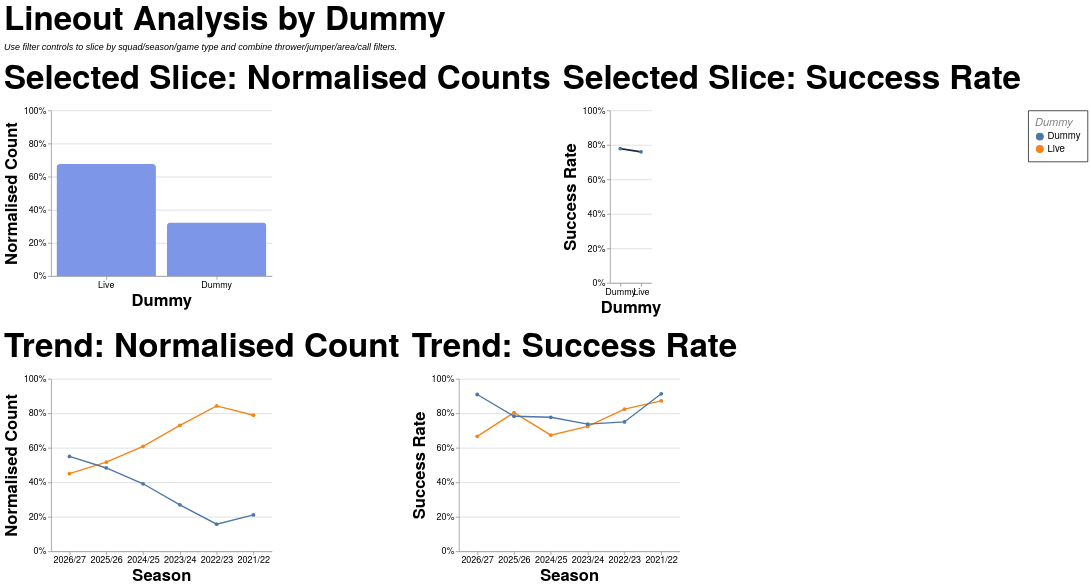

The Vega-Lite source for this figure:
### Vega-Lite specification from a JSON file in a GitHub repository (floating-point values rounded to 4 significant figures; data arrays with more than 128 entries replaced by an {"elided": "..."} marker saying what was removed)
{"config": {"axis": {"labelFont": "PT Sans Narrow, Helvetica Neue, Helvetica, Arial, sans-serif", "titleFont": "PT Sans Narrow, Helvetica Neue, Helvetica, Arial, sans-serif", "labelFontSize": 13, "titleFontSize": 24, "gridColor": "#202947", "gridOpacity": 0.2, "zindex": 1}, "text": {"font": "Lato, sans-serif"}, "bar": {"cornerRadiusEnd": 5}, "header": {"labelFont": "PT Sans Narrow, Helvetica Neue, Helvetica, Arial, sans-serif", "titleFont": "PT Sans Narrow, Helvetica Neue, Helvetica, Arial, sans-serif", "labelFontSize": 24, "titleFontSize": 28, "labelFontWeight": "bold", "orient": "left"}, "legend": {"labelFont": "PT Sans Narrow, Helvetica Neue, Helvetica, Arial, sans-serif", "titleFont": "PT Sans Narrow, Helvetica Neue, Helvetica, Arial, sans-serif", "labelFontSize": 14, "titleFontSize": 16, "titlePadding": 5, "fillColor": "white", "strokeColor": "black", "padding": 10, "titleFontWeight": "lighter", "titleFontStyle": "italic", "titleColor": "gray", "offset": 10}, "title": {"font": "PT Sans Narrow, Helvetica Neue, Helvetica, Arial, sans-serif", "fontSize": 48, "fontWeight": "bold", "anchor": "start", "align": "center", "titlePadding": 20, "subtitlePadding": 10, "subtitleFontSize": 13, "subtitleColor": "", "subtitleFontStyle": "italic", "offset": 15, "color": "black"}, "axisX": {"labelAngle": 0}, "facet": {"title": null, "header": null, "align": {"row": "each", "column": "each"}, "spacing": 10}, "resolve": {"scale": {"y": "independent", "facet": "independent"}}, "background": "transparent", "scale": {"offsetBandPaddingOuter": 0.2, "offsetBandPaddingInner": 0.1}, "view": {"stroke": null, "background": "transparent"}}, "vconcat": [{"hconcat": [{"mark": {"type": "bar", "color": "#7d96e8"}, "encoding": {"tooltip": [{"field": "dummy", "title": "Dummy", "type": "nominal"}, {"field": "attempts", "format": ",.0f", "title": "Lineouts", "type": "quantitative"}, {"field": "share", "format": ".1%", "title": "Normalised Count", "type": "quantitative"}], "x": {"field": "dummy", "sort": "-y", "title": "Dummy", "type": "nominal"}, "y": {"axis": {"format": "%"}, "field": "share", "scale": {"domain": [0, 1]}, "title": "Normalised Count", "type": "quantitative"}}, "height": 240, "title": "Selected Slice: Normalised Counts", "transform": [{"filter": "(loSquad == 'All' || datum.squad == loSquad) && (loGameType == 'All' || (loGameType == 'League + Cup' && (datum.game_type == 'League' || datum.game_type == 'Cup')) || (loGameType == 'League only' && datum.game_type == 'League') || datum.game_type == loGameType) && (loOpposition == 'All' || datum.opposition == loOpposition) && (loThrower == 'All' || datum.thrower == loThrower) && (loJumper == 'All' || datum.jumper == loJumper) && (loArea == 'All' || datum.area == loArea) && (loNumbers == 'All' || datum.numbers == loNumbers) && (loCall == 'All' || datum.call == loCall) && (loCallType == 'All' || datum.call_type == loCallType)"}, {"filter": "(loSeason == 'All' || datum.season == loSeason)"}, {"aggregate": [{"op": "count", "as": "attempts"}, {"op": "sum", "field": "won", "as": "won"}], "groupby": ["dummy"]}, {"joinaggregate": [{"op": "sum", "field": "attempts", "as": "total_attempts"}]}, {"calculate": "datum.attempts / datum.total_attempts", "as": "share"}, {"calculate": "datum.won / datum.attempts", "as": "success_rate"}], "width": 320}, {"mark": {"type": "line", "color": "#202946", "point": true, "strokeWidth": 2.5}, "encoding": {"tooltip": [{"field": "dummy", "title": "Dummy", "type": "nominal"}, {"field": "won", "format": ",.0f", "title": "Won", "type": "quantitative"}, {"field": "attempts", "format": ",.0f", "title": "Lineouts", "type": "quantitative"}, {"field": "success_rate", "format": ".1%", "title": "Success Rate", "type": "quantitative"}], "x": {"field": "dummy", "sort": "-y", "title": "Dummy", "type": "nominal"}, "y": {"axis": {"format": "%"}, "field": "success_rate", "scale": {"domain": [0, 1]}, "title": "Success Rate", "type": "quantitative"}}, "height": 250, "title": "Selected Slice: Success Rate", "transform": [{"filter": "(loSquad == 'All' || datum.squad == loSquad) && (loGameType == 'All' || (loGameType == 'League + Cup' && (datum.game_type == 'League' || datum.game_type == 'Cup')) || (loGameType == 'League only' && datum.game_type == 'League') || datum.game_type == loGameType) && (loOpposition == 'All' || datum.opposition == loOpposition) && (loThrower == 'All' || datum.thrower == loThrower) && (loJumper == 'All' || datum.jumper == loJumper) && (loArea == 'All' || datum.area == loArea) && (loNumbers == 'All' || datum.numbers == loNumbers) && (loCall == 'All' || datum.call == loCall) && (loCallType == 'All' || datum.call_type == loCallType)"}, {"filter": "(loSeason == 'All' || datum.season == loSeason)"}, {"aggregate": [{"op": "count", "as": "attempts"}, {"op": "sum", "field": "won", "as": "won"}], "groupby": ["dummy"]}, {"joinaggregate": [{"op": "sum", "field": "attempts", "as": "total_attempts"}]}, {"calculate": "datum.attempts / datum.total_attempts", "as": "share"}, {"calculate": "datum.won / datum.attempts", "as": "success_rate"}], "width": {"step": 30}}], "spacing": 16}, {"hconcat": [{"mark": {"type": "line", "point": true, "strokeWidth": 2}, "encoding": {"color": {"field": "dummy", "title": "Dummy", "type": "nominal"}, "tooltip": [{"field": "season", "title": "Season", "type": "nominal"}, {"field": "dummy", "title": "Dummy", "type": "nominal"}, {"field": "attempts", "format": ",.0f", "title": "Lineouts", "type": "quantitative"}, {"field": "norm_count", "format": ".1%", "title": "Normalised Count", "type": "quantitative"}], "x": {"field": "season", "sort": "-x", "title": "Season", "type": "nominal"}, "y": {"axis": {"format": "%"}, "field": "norm_count", "scale": {"domain": [0, 1]}, "title": "Normalised Count", "type": "quantitative"}}, "height": 250, "title": "Trend: Normalised Count", "transform": [{"filter": "(loSquad == 'All' || datum.squad == loSquad) && (loGameType == 'All' || (loGameType == 'League + Cup' && (datum.game_type == 'League' || datum.game_type == 'Cup')) || (loGameType == 'League only' && datum.game_type == 'League') || datum.game_type == loGameType) && (loOpposition == 'All' || datum.opposition == loOpposition) && (loThrower == 'All' || datum.thrower == loThrower) && (loJumper == 'All' || datum.jumper == loJumper) && (loArea == 'All' || datum.area == loArea) && (loNumbers == 'All' || datum.numbers == loNumbers) && (loCall == 'All' || datum.call == loCall) && (loCallType == 'All' || datum.call_type == loCallType)"}, {"aggregate": [{"op": "count", "as": "attempts"}, {"op": "sum", "field": "won", "as": "won"}], "groupby": ["season", "dummy"]}, {"joinaggregate": [{"op": "sum", "field": "attempts", "as": "season_attempts"}], "groupby": ["season"]}, {"calculate": "datum.attempts / datum.season_attempts", "as": "norm_count"}, {"calculate": "datum.won / datum.attempts", "as": "success_rate"}], "width": 320}, {"mark": {"type": "line", "point": true, "strokeWidth": 2}, "encoding": {"color": {"field": "dummy", "title": "Dummy", "type": "nominal"}, "tooltip": [{"field": "season", "title": "Season", "type": "nominal"}, {"field": "dummy", "title": "Dummy", "type": "nominal"}, {"field": "won", "format": ",.0f", "title": "Won", "type": "quantitative"}, {"field": "attempts", "format": ",.0f", "title": "Lineouts", "type": "quantitative"}, {"field": "success_rate", "format": ".1%", "title": "Success Rate", "type": "quantitative"}], "x": {"field": "season", "sort": "-x", "title": "Season", "type": "nominal"}, "y": {"axis": {"format": "%"}, "field": "success_rate", "scale": {"domain": [0, 1]}, "title": "Success Rate", "type": "quantitative"}}, "height": 250, "title": "Trend: Success Rate", "transform": [{"filter": "(loSquad == 'All' || datum.squad == loSquad) && (loGameType == 'All' || (loGameType == 'League + Cup' && (datum.game_type == 'League' || datum.game_type == 'Cup')) || (loGameType == 'League only' && datum.game_type == 'League') || datum.game_type == loGameType) && (loOpposition == 'All' || datum.opposition == loOpposition) && (loThrower == 'All' || datum.thrower == loThrower) && (loJumper == 'All' || datum.jumper == loJumper) && (loArea == 'All' || datum.area == loArea) && (loNumbers == 'All' || datum.numbers == loNumbers) && (loCall == 'All' || datum.call == loCall) && (loCallType == 'All' || datum.call_type == loCallType)"}, {"aggregate": [{"op": "count", "as": "attempts"}, {"op": "sum", "field": "won", "as": "won"}], "groupby": ["season", "dummy"]}, {"joinaggregate": [{"op": "sum", "field": "attempts", "as": "season_attempts"}], "groupby": ["season"]}, {"calculate": "datum.attempts / datum.season_attempts", "as": "norm_count"}, {"calculate": "datum.won / datum.attempts", "as": "success_rate"}], "width": 320}], "spacing": 16}], "data": {"name": "data-27e2b76d268da6db3c23f84555fc2fd9"}, "params": [{"name": "loSquad", "value": "All"}, {"name": "loSeason", "value": "All"}, {"name": "loGameType", "value": "All"}, {"name": "loOpposition", "value": "All"}, {"name": "loThrower", "value": "All"}, {"name": "loJumper", "value": "All"}, {"name": "loArea", "value": "All"}, {"name": "loNumbers", "value": "All"}, {"name": "loCall", "value": "All"}, {"name": "loCallType", "value": "All"}], "spacing": 22, "title": {"text": "Lineout Analysis by Dummy", "subtitle": "Use filter controls to slice by squad/season/game type and combine thrower/jumper/area/call filters."}, "$schema": "https://vega.github.io/schema/vega-lite/v5.20.1.json", "datasets": {"data-27e2b76d268da6db3c23f84555fc2fd9": {"elided": "1324 records"}}}
